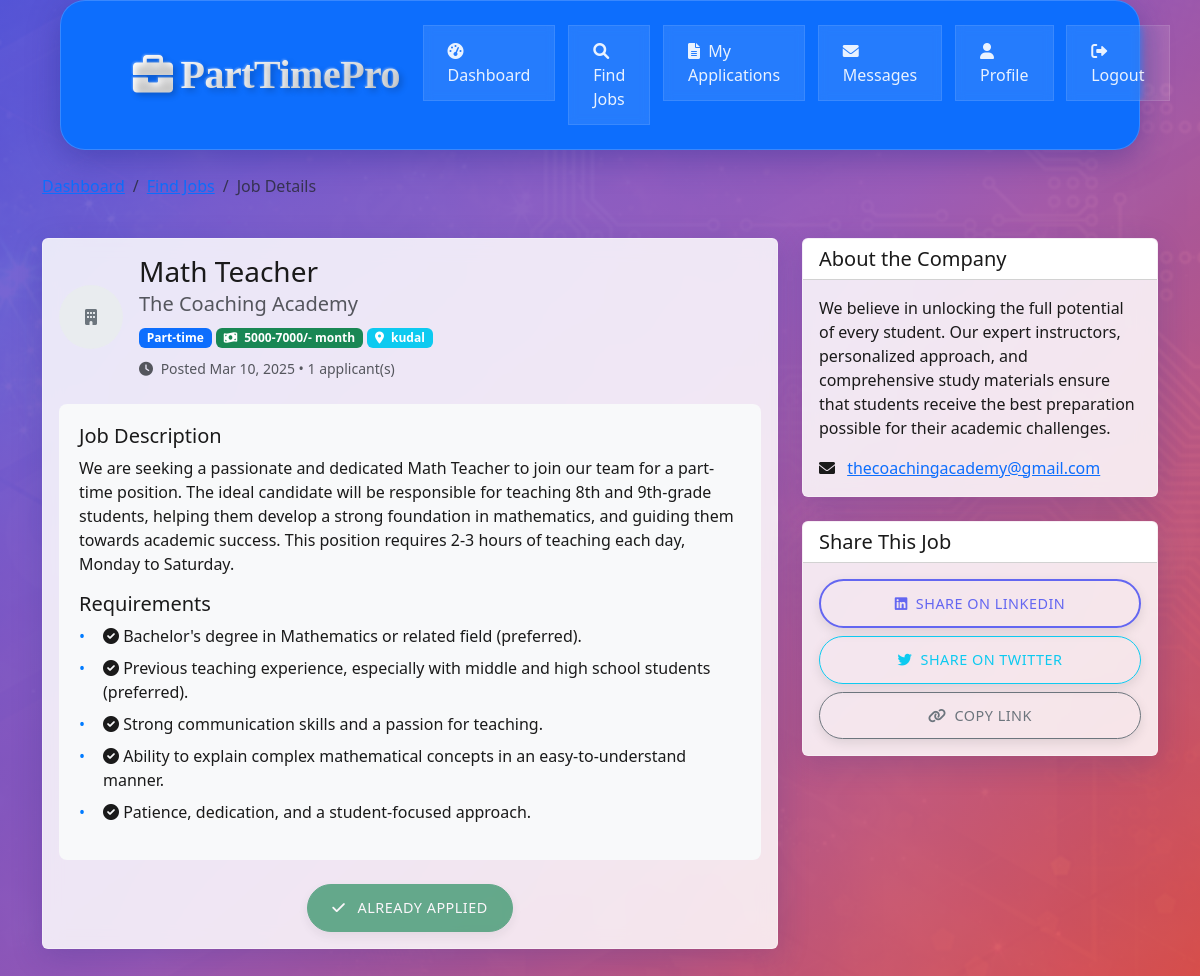
Screenshot of /jobseeker/view-job.php?id=2 (signed in) with the database file from the repository.
### tables this page shows
CREATE TABLE `jobs` (
  `id` int(11) NOT NULL,
  `employer_id` int(11) DEFAULT NULL,
  `title` varchar(100) NOT NULL,
  `description` text NOT NULL,
  `requirements` text DEFAULT NULL,
  `location` varchar(100) DEFAULT NULL,
  `salary_range` varchar(50) DEFAULT NULL,
  `job_type` enum('part-time','temporary','contract') NOT NULL,
  `status` enum('open','closed') DEFAULT 'open',
  `created_at` timestamp NOT NULL DEFAULT current_timestamp()
);

CREATE TABLE `users` (
  `id` int(11) NOT NULL,
  `email` varchar(255) NOT NULL,
  `password` varchar(255) NOT NULL,
  `user_type` enum('jobseeker','employer') NOT NULL,
  `created_at` timestamp NOT NULL DEFAULT current_timestamp()
);

### jobseeker/view-job.php (the view, shortened to what this page needs)
<?php
require_once "../config/database.php";
$job_id = isset($_GET['id']) ? (int)$_GET['id'] : 0;
$job_sql = "SELECT j.*, ep.company_name, ep.company_description,
            u.email as employer_email,
            (SELECT COUNT(*) FROM job_applications ja WHERE ja.job_id = j.id) as application_count
            FROM jobs j
            INNER JOIN employer_profiles ep ON j.employer_id = ep.user_id
            INNER JOIN users u ON j.employer_id = u.id
            WHERE j.id = ? AND j.status = 'open'";
$stmt = mysqli_prepare($conn, $job_sql);
mysqli_stmt_bind_param($stmt, "i", $job_id);
mysqli_stmt_execute($stmt);
$job = mysqli_stmt_get_result($stmt)->fetch_assoc();
$applied_sql = "SELECT * FROM job_applications WHERE job_id = ? AND jobseeker_id = ?";
$stmt = mysqli_prepare($conn, $applied_sql);
mysqli_stmt_bind_param($stmt, "ii", $job_id, $_SESSION['id']);
mysqli_stmt_execute($stmt);
$has_applied = mysqli_stmt_get_result($stmt)->num_rows > 0;
$profile_sql = "SELECT * FROM jobseeker_profiles WHERE user_id = ?";
$stmt = mysqli_prepare($conn, $profile_sql);
mysqli_stmt_bind_param($stmt, "i", $_SESSION['id']);
mysqli_stmt_execute($stmt);
$profile = mysqli_stmt_get_result($stmt)->fetch_assoc();
?>
<!DOCTYPE html>
<html lang="en">
<head>
    <link href="https://cdn.jsdelivr.net/npm/bootstrap@5.3.0/dist/css/bootstrap.min.css" rel="stylesheet">
    <link rel="stylesheet" href="https://cdnjs.cloudflare.com/ajax/libs/font-awesome/6.0.0/css/all.min.css">
    <link rel="stylesheet" href="../assets/css/style.css">
</head>
<body>
    <nav class="navbar navbar-expand-lg navbar-dark bg-primary sticky-top">
        <div class="container">
            <a class="navbar-brand d-flex align-items-center" href="../index.php">
                <i class="fas fa-briefcase me-2"></i>
                PartTimePro
            </a>
            <div class="collapse navbar-collapse" id="navbarNav">
                <ul class="navbar-nav ms-auto">
                    <li class="nav-item">
                        <a class="nav-link" href="dashboard.php">
                            <i class="fas fa-tachometer-alt me-1"></i> Dashboard
                        </a>
                    </li>
                    <li class="nav-item">
                        <a class="nav-link active" href="jobs.php">
                            <i class="fas fa-search me-1"></i> Find Jobs
                        </a>
                    </li>
                    <li class="nav-item">
                        <a class="nav-link" href="applications.php">
                            <i class="fas fa-file-alt me-1"></i> My Applications
                        </a>
                    </li>
                    <li class="nav-item">
                        <a class="nav-link" href="messages.php">
                            <i class="fas fa-envelope me-1"></i> Messages
                        </a>
                    </li>
                    <li class="nav-item">
                        <a class="nav-link" href="profile.php">
                            <i class="fas fa-user me-1"></i> Profile
                        </a>
                    </li>
                    <li class="nav-item">
                        <a class="nav-link" href="../auth/logout.php">
                            <i class="fas fa-sign-out-alt me-1"></i> Logout
                        </a>
                    </li>
                </ul>
            </div>
        </div>
    </nav>
    <div class="container my-4">
        <div class="row mb-4">
            <div class="col">
                <nav aria-label="breadcrumb">
                    <ol class="breadcrumb">
                        <li class="breadcrumb-item"><a href="dashboard.php">Dashboard</a></li>
                        <li class="breadcrumb-item"><a href="jobs.php">Find Jobs</a></li>
                        <li class="breadcrumb-item active">Job Details</li>
                    </ol>
                </nav>
            </div>
        </div>
        <div class="row">
            <div class="col-md-8">
                <div class="card mb-4">
                    <div class="card-body">
                        <div class="d-flex align-items-center mb-4">
                            <div class="flex-shrink-0">
                                <div class="default-logo">
                                    <i class="fas fa-building"></i>
                                </div>
                            </div>
                            <div class="flex-grow-1 ms-3">
                                <h3 class="mb-1"><?php echo htmlspecialchars($job['title']); ?></h3>
                                <h5 class="text-muted mb-2"><?php echo htmlspecialchars($job['company_name']); ?></h5>
                                <div class="mb-2">
                                    <span class="badge bg-primary"><?php echo ucfirst($job['job_type']); ?></span>
                                    <?php if (!empty($job['salary_range'])): ?>
                                        <span class="badge bg-success">
                                            <i class="fas fa-money-bill-wave me-1"></i>
                                            <?php echo htmlspecialchars($job['salary_range']); ?>
                                        </span>
                                    <?php endif; ?>
                                    <?php if (!empty($job['location'])): ?>
                                        <span class="badge bg-info">
                                            <i class="fas fa-map-marker-alt me-1"></i>
                                            <?php echo htmlspecialchars($job['location']); ?>
                                        </span>
                                    <?php endif; ?>
                                </div>
                                <small class="text-muted">
                                    <i class="fas fa-clock me-1"></i>
                                    Posted <?php echo date('M d, Y', strtotime($job['created_at'])); ?> •
                                    <?php echo $job['application_count']; ?> applicant(s)
                                </small>
                            </div>
                        </div>
                        <div class="job-details mb-4">
                            <h5>Job Description</h5>
                            <p><?php echo nl2br(htmlspecialchars($job['description'])); ?></p>
                            <?php if (!empty($job['requirements'])): ?>
                                <h5>Requirements</h5>
                                <ul class="requirements-list">
                                    <?php foreach (explode("\n", $job['requirements']) as $requirement): ?>
                                        <?php if (trim($requirement)): ?>
                                            <li>
                                                <i class="fas fa-check-circle"></i>
                                                <?php echo htmlspecialchars(trim($requirement)); ?>
                                            </li>
                                        <?php endif; ?>
                                    <?php endforeach; ?>
                                </ul>
                            <?php endif; ?>
                        </div>
                        <?php if (!$has_applied): ?>
                            <?php if (!empty($profile['resume_path'])): ?>
                                <form method="post" class="text-center">
                                    <div class="mb-4">
                                        <label for="cover_letter" class="form-label">Cover Letter</label>
                                        <textarea class="form-control" id="cover_letter" name="cover_letter"
                                                  rows="6" placeholder="Introduce yourself and explain why you're interested in this position..."><?php echo isset($_POST['cover_letter']) ? htmlspecialchars($_POST['cover_letter']) : ''; ?></textarea>
                                        <div class="form-text">A well-written cover letter can help your application stand out.</div>
                                    </div>
                                    <button type="submit" class="btn btn-primary btn-lg">
                                        <i class="fas fa-paper-plane me-2"></i>
                                        Apply Now
                                    </button>
                                </form>
                            <?php else: ?>
                                <div class="alert alert-warning" role="alert">
                                    <i class="fas fa-exclamation-triangle me-2"></i>
                                    Please upload your resume in your profile before applying.
                                    <a href="profile.php" class="alert-link">Update Profile</a>
                                </div>
                            <?php endif; ?>
                        <?php else: ?>
                            <div class="text-center">
                                <button class="btn btn-success btn-lg" disabled>
                                    <i class="fas fa-check me-2"></i>
                                    Already Applied
                                </button>
                            </div>
                        <?php endif; ?>
                    </div>
                </div>
            </div>
            <div class="col-md-4">
                <div class="card mb-4">
                    <div class="card-header bg-white">
                        <h5 class="mb-0">About the Company</h5>
                    </div>
                    <div class="card-body">
                        <p><?php echo nl2br(htmlspecialchars($job['company_description'])); ?></p>
                        <p class="mb-0">
                            <i class="fas fa-envelope me-2"></i>
                            <a href="mailto:<?php echo htmlspecialchars($job['employer_email']); ?>">
                                <?php echo htmlspecialchars($job['employer_email']); ?>
                            </a>
                        </p>
                    </div>
                </div>
                <div class="card">
                    <div class="card-header bg-white">
                        <h5 class="mb-0">Share This Job</h5>
                    </div>
                    <div class="card-body">
                        <div class="d-grid gap-2">
                            <a href="https://www.linkedin.com/sharing/share-offsite/?url=<?php echo urlencode($_SERVER['REQUEST_URI']); ?>"
                               class="btn btn-outline-primary" target="_blank">
                                <i class="fab fa-linkedin me-2"></i>Share on LinkedIn
                            </a>
                            <a href="https://twitter.com/intent/tweet?url=<?php echo urlencode($_SERVER['REQUEST_URI']); ?>"
                               class="btn btn-outline-info" target="_blank">
                                <i class="fab fa-twitter me-2"></i>Share on Twitter
                            </a>
                            <button class="btn btn-outline-secondary" onclick="copyJobLink()">
                                <i class="fas fa-link me-2"></i>Copy Link
                            </button>
                        </div>
                    </div>
                </div>
            </div>
        </div>
    </div>
</body>
</html>

### assets/css/style.css (style rules this page uses)
body { font-family: 'Segoe UI', Tahoma, Geneva, Verdana, sans-serif; margin: 0; min-height: 100vh; background: linear-gradient(135deg, rgba(88, 86, 217, 0.9) 0%, rgba(155, 89, 182, 0.95) 50%, rgba(231, 76, 60, 0.9) 100%), url('../images/1.jpg') no-repeat center center fixed; background-size: cover; color: #ffffff; animation: gradientShift 15s ease infinite; }
.navbar { background: rgba(255, 255, 255, 0.1); backdrop-filter: blur(10px); -webkit-backdrop-filter: blur(10px); border: 1px solid rgba(255, 255, 255, 0.18); box-shadow: 0 8px 32px 0 rgba(31, 38, 135, 0.37); position: sticky; top: 0; z-index: 1000; transition: all 0.3s ease; padding: 1.5rem 5%; margin: 0 5% 1.5rem 5%; border-radius: 25px }
.navbar-brand { font-family: "Monotype Corsiva", cursive; font-size: 2.5rem; font-weight: 700; background: linear-gradient(135deg, #ffffff 0%, #f8f9fa 25%, #e9ecef 50%, #dee2e6 75%, #ced4da 100%); -webkit-background-clip: text; background-clip: text; -webkit-text-fill-color: transparent; text-shadow: 3px 3px 6px rgba(0, 0, 0, 0.2), -1px -1px 2px rgba(255, 255, 255, 0.3); letter-spacing: -0.5px; position: relative; transition: all 0.4s ease; animation: textShimmer 3s infinite linear; }
.nav-link { font-weight: 500; padding: 0.8rem 1.5rem !important; margin: 0 0.4rem; transition: all 0.4s cubic-bezier(0.4, 0, 0.2, 1); position: relative; color: rgba(255, 255, 255, 0.9) !important; background: rgba(255, 255, 255, 0.1); border: 1px solid rgba(255, 255, 255, 0.1); backdrop-filter: blur(5px); -webkit-backdrop-filter: blur(5px); }
.nav-link::after { content: ''; position: absolute; bottom: 0; left: 50%; width: 0; height: 2px; background: linear-gradient(135deg, #ff69b4 0%, #ff1493 100%); transition: width 0.3s ease, left 0.3s ease; transform: translateX(-50%); }
.card { background: rgba(255, 255, 255, 0.95); backdrop-filter: blur(16px); -webkit-backdrop-filter: blur(16px); border: 1px solid rgba(255, 255, 255, 0.18); box-shadow: 0 8px 32px 0 rgba(31, 38, 135, 0.2); transition: all 0.3s ease; border-radius: 30px overflow: hidden; transform: translateY(0); color: #1a1a1a; }
.btn { padding: 0.75rem 1.5rem; font-weight: 500; border-radius: 25px; transition: all 0.4s cubic-bezier(0.4, 0, 0.2, 1); box-shadow: 0 4px 12px rgba(0, 0, 0, 0.1); letter-spacing: 0.5px; text-transform: uppercase; font-size: 0.9rem; }
.btn-outline-primary { background-color: transparent; border: 2px solid #6366f1; color: #6366f1; }
.card, .feature-card, .step-card { background: rgba(255, 255, 255, 0.85) !important; backdrop-filter: blur(10px); border: 1px solid rgba(255, 255, 255, 0.3); box-shadow: 0 8px 32px 0 rgba(31, 38, 135, 0.2); }

### jobseeker/view-job.php (style rules this page uses)
.default-logo { width: 64px; height: 64px; background-color: #e9ecef; display: flex; align-items: center; justify-content: center; border-radius: 50%; color: #6c757d; }
.job-details { background-color: #f8f9fa; border-radius: 8px; padding: 20px; }
.requirements-list { list-style-type: none; padding-left: 0; }
.requirements-list li { position: relative; padding-left: 1.5rem; margin-bottom: 0.5rem; }
.requirements-list li:before { content: "•"; position: absolute; left: 0; color: #007bff; }

### rows the page displays
jobs: title "Math Teacher", job_type "Part-time", salary_range "5000-7000/- month", location "kudal", created_at "Mar 10, 2025", description "We are seeking a passionate and dedicated Math Teacher to join our team for a part-time position. The ideal candidate will be responsible for teaching 8th and 9th-grade students, helping them develop a strong foundation in mathematics, and guiding them towards academic success. This position requires 2-3 hours of teaching each day, Monday to Saturday.", requirements "Bachelor's degree in Mathematics or related field (preferred).", requirements "Previous teaching experience, especially with middle and high school students (preferred).", requirements "Strong communication skills and a passion for teaching.", requirements "Ability to explain complex mathematical concepts in an easy-to-understand manner.", requirements "Patience, dedication, and a student-focused approach.", employer.email "thecoachingacademy@gmail.com"

### other values shown
$job['company_name'] "The Coaching Academy"
$job['application_count'] "1"
